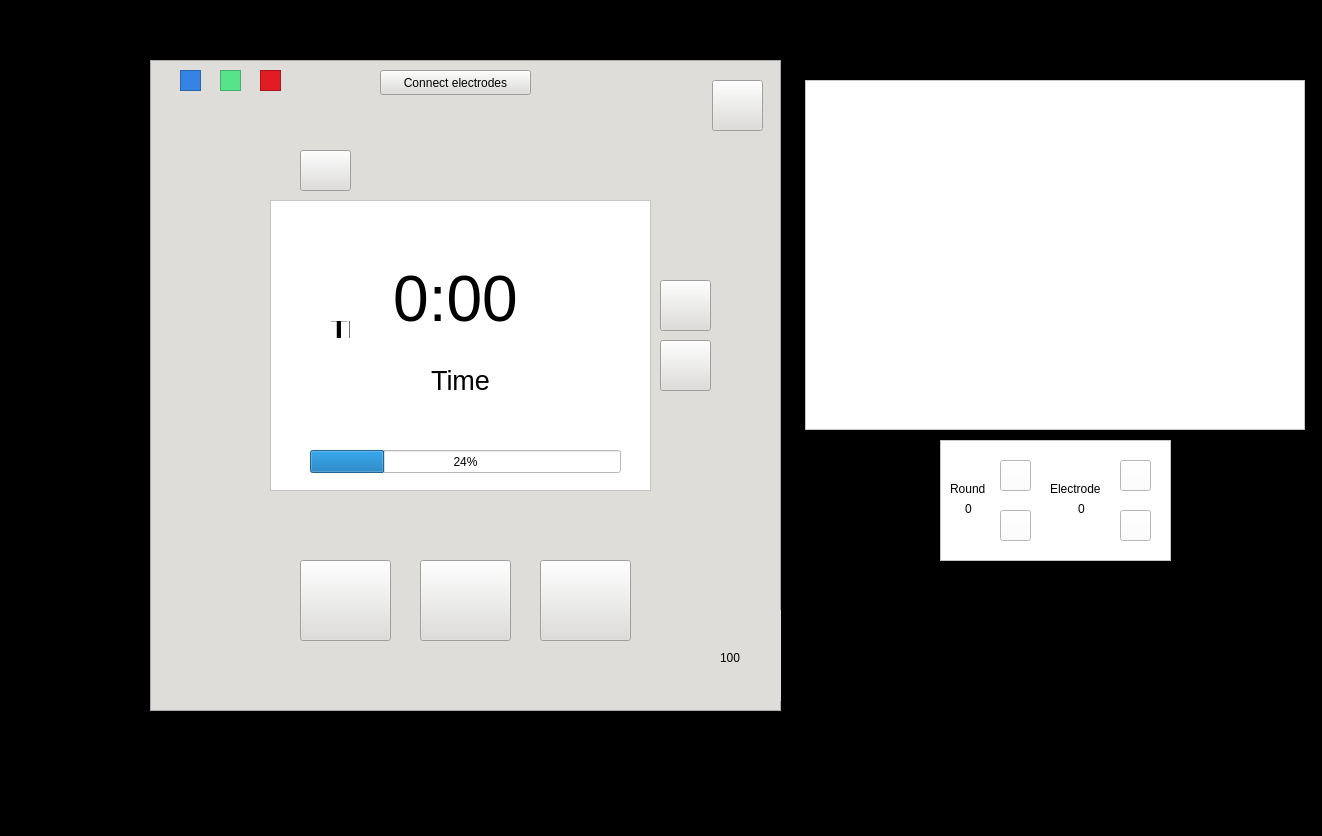
<?xml version="1.0" encoding="UTF-8"?>
<ui version="4.0">
 <class>MainWindow</class>
 <widget class="QMainWindow" name="MainWindow">
  <property name="geometry">
   <rect>
    <x>0</x>
    <y>0</y>
    <width>1322</width>
    <height>836</height>
   </rect>
  </property>
  <property name="windowTitle">
   <string>MainWindow</string>
  </property>
  <property name="styleSheet">
   <string notr="true">background-color: rgb(0, 0, 0);</string>
  </property>
  <widget class="QWidget" name="centralwidget">
   <widget class="QFrame" name="frame">
    <property name="geometry">
     <rect>
      <x>150</x>
      <y>60</y>
      <width>631</width>
      <height>651</height>
     </rect>
    </property>
    <property name="styleSheet">
     <string notr="true">background-color: rgb(222, 221, 218);</string>
    </property>
    <property name="frameShape">
     <enum>QFrame::StyledPanel</enum>
    </property>
    <property name="frameShadow">
     <enum>QFrame::Raised</enum>
    </property>
    <widget class="QFrame" name="frame_2">
     <property name="geometry">
      <rect>
       <x>120</x>
       <y>140</y>
       <width>381</width>
       <height>291</height>
      </rect>
     </property>
     <property name="styleSheet">
      <string notr="true">background-color: rgb(255, 255, 255);</string>
     </property>
     <property name="frameShape">
      <enum>QFrame::StyledPanel</enum>
     </property>
     <property name="frameShadow">
      <enum>QFrame::Raised</enum>
     </property>
     <widget class="QLabel" name="screen_text">
      <property name="geometry">
       <rect>
        <x>60</x>
        <y>10</y>
        <width>261</width>
        <height>171</height>
       </rect>
      </property>
      <property name="text">
       <string>&lt;html&gt;&lt;head/&gt;&lt;body&gt;&lt;p&gt;&lt;span style=&quot; font-size:22pt; font-weight:600;&quot;&gt;NEW SESSION&lt;br/&gt;SESSION LOG&lt;br/&gt;TIME AND DATE&lt;/span&gt;&lt;/p&gt;&lt;/body&gt;&lt;/html&gt;</string>
      </property>
     </widget>
     <widget class="QProgressBar" name="progressBar">
      <property name="enabled">
       <bool>true</bool>
      </property>
      <property name="geometry">
       <rect>
        <x>40</x>
        <y>250</y>
        <width>311</width>
        <height>23</height>
       </rect>
      </property>
      <property name="value">
       <number>24</number>
      </property>
     </widget>
     <widget class="QLabel" name="selection_arrow1">
      <property name="geometry">
       <rect>
        <x>30</x>
        <y>50</y>
        <width>31</width>
        <height>21</height>
       </rect>
      </property>
      <property name="styleSheet">
       <string notr="true">image: url(:/new/resources/Assets/play.png);</string>
      </property>
      <property name="text">
       <string/>
      </property>
     </widget>
     <widget class="QLabel" name="selection_arrow2">
      <property name="enabled">
       <bool>true</bool>
      </property>
      <property name="geometry">
       <rect>
        <x>30</x>
        <y>84</y>
        <width>31</width>
        <height>21</height>
       </rect>
      </property>
      <property name="styleSheet">
       <string notr="true">image: url(:/new/resources/Assets/play.png);</string>
      </property>
      <property name="text">
       <string/>
      </property>
     </widget>
     <widget class="QLabel" name="selection_arrow3">
      <property name="enabled">
       <bool>true</bool>
      </property>
      <property name="geometry">
       <rect>
        <x>30</x>
        <y>117</y>
        <width>31</width>
        <height>21</height>
       </rect>
      </property>
      <property name="styleSheet">
       <string notr="true">image: url(:/new/resources/Assets/play.png);</string>
      </property>
      <property name="text">
       <string/>
      </property>
     </widget>
     <widget class="QLabel" name="timer_label">
      <property name="geometry">
       <rect>
        <x>80</x>
        <y>50</y>
        <width>211</width>
        <height>101</height>
       </rect>
      </property>
      <property name="font">
       <font>
        <pointsize>48</pointsize>
       </font>
      </property>
      <property name="text">
       <string>&lt;html&gt;&lt;head/&gt;&lt;body&gt;&lt;p align=&quot;center&quot;&gt;&lt;span style=&quot; font-size:48pt;&quot;&gt;0:00&lt;/span&gt;&lt;/p&gt;&lt;/body&gt;&lt;/html&gt;</string>
      </property>
      <property name="alignment">
       <set>Qt::AlignCenter</set>
      </property>
     </widget>
     <widget class="QLabel" name="date_label">
      <property name="geometry">
       <rect>
        <x>40</x>
        <y>40</y>
        <width>301</width>
        <height>81</height>
       </rect>
      </property>
      <property name="font">
       <font>
        <pointsize>20</pointsize>
       </font>
      </property>
      <property name="text">
       <string>&lt;html&gt;&lt;head/&gt;&lt;body&gt;&lt;p align=&quot;center&quot;&gt;&lt;span style=&quot; font-size:20pt;&quot;&gt;Date&lt;/span&gt;&lt;/p&gt;&lt;/body&gt;&lt;/html&gt;</string>
      </property>
      <property name="textFormat">
       <enum>Qt::RichText</enum>
      </property>
      <property name="alignment">
       <set>Qt::AlignCenter</set>
      </property>
     </widget>
     <widget class="QLabel" name="time_label">
      <property name="geometry">
       <rect>
        <x>40</x>
        <y>140</y>
        <width>301</width>
        <height>81</height>
       </rect>
      </property>
      <property name="font">
       <font>
        <pointsize>20</pointsize>
       </font>
      </property>
      <property name="text">
       <string>&lt;html&gt;&lt;head/&gt;&lt;body&gt;&lt;p align=&quot;center&quot;&gt;&lt;span style=&quot; font-size:20pt;&quot;&gt;Time&lt;/span&gt;&lt;/p&gt;&lt;/body&gt;&lt;/html&gt;</string>
      </property>
      <property name="textFormat">
       <enum>Qt::RichText</enum>
      </property>
      <property name="alignment">
       <set>Qt::AlignCenter</set>
      </property>
     </widget>
     <zorder>screen_text</zorder>
     <zorder>progressBar</zorder>
     <zorder>selection_arrow1</zorder>
     <zorder>selection_arrow2</zorder>
     <zorder>selection_arrow3</zorder>
     <zorder>date_label</zorder>
     <zorder>time_label</zorder>
     <zorder>timer_label</zorder>
    </widget>
    <widget class="QPushButton" name="menu_button">
     <property name="geometry">
      <rect>
       <x>150</x>
       <y>90</y>
       <width>51</width>
       <height>41</height>
      </rect>
     </property>
     <property name="styleSheet">
      <string notr="true">image: url(:/new/resources/Assets/menu.png);</string>
     </property>
     <property name="text">
      <string/>
     </property>
    </widget>
    <widget class="QFrame" name="light_red">
     <property name="geometry">
      <rect>
       <x>110</x>
       <y>10</y>
       <width>21</width>
       <height>21</height>
      </rect>
     </property>
     <property name="styleSheet">
      <string notr="true">background-color: rgb(224, 27, 36);</string>
     </property>
     <property name="frameShape">
      <enum>QFrame::StyledPanel</enum>
     </property>
     <property name="frameShadow">
      <enum>QFrame::Raised</enum>
     </property>
    </widget>
    <widget class="QFrame" name="light_green">
     <property name="geometry">
      <rect>
       <x>70</x>
       <y>10</y>
       <width>21</width>
       <height>21</height>
      </rect>
     </property>
     <property name="styleSheet">
      <string notr="true">background-color: rgb(87, 227, 137);</string>
     </property>
     <property name="frameShape">
      <enum>QFrame::StyledPanel</enum>
     </property>
     <property name="frameShadow">
      <enum>QFrame::Raised</enum>
     </property>
    </widget>
    <widget class="QFrame" name="light_blue">
     <property name="geometry">
      <rect>
       <x>30</x>
       <y>10</y>
       <width>21</width>
       <height>21</height>
      </rect>
     </property>
     <property name="styleSheet">
      <string notr="true">background-color: rgb(53, 132, 228);</string>
     </property>
     <property name="frameShape">
      <enum>QFrame::StyledPanel</enum>
     </property>
     <property name="frameShadow">
      <enum>QFrame::Raised</enum>
     </property>
    </widget>
    <widget class="QPushButton" name="power_button">
     <property name="geometry">
      <rect>
       <x>562</x>
       <y>20</y>
       <width>51</width>
       <height>51</height>
      </rect>
     </property>
     <property name="styleSheet">
      <string notr="true">image: url(:/new/resources/Assets/power.png);</string>
     </property>
     <property name="text">
      <string/>
     </property>
    </widget>
    <widget class="QPushButton" name="menu_button_up">
     <property name="geometry">
      <rect>
       <x>510</x>
       <y>220</y>
       <width>51</width>
       <height>51</height>
      </rect>
     </property>
     <property name="styleSheet">
      <string notr="true">image: url(:/new/resources/Assets/upArrow.png);</string>
     </property>
     <property name="text">
      <string/>
     </property>
    </widget>
    <widget class="QPushButton" name="menu_button_down">
     <property name="geometry">
      <rect>
       <x>510</x>
       <y>280</y>
       <width>51</width>
       <height>51</height>
      </rect>
     </property>
     <property name="styleSheet">
      <string notr="true">image: url(:/new/resources/Assets/downArrow.png);</string>
     </property>
     <property name="text">
      <string/>
     </property>
    </widget>
    <widget class="QPushButton" name="pause_button">
     <property name="geometry">
      <rect>
       <x>150</x>
       <y>500</y>
       <width>91</width>
       <height>81</height>
      </rect>
     </property>
     <property name="styleSheet">
      <string notr="true">image: url(:/new/resources/Assets/pause.png);</string>
     </property>
     <property name="text">
      <string/>
     </property>
    </widget>
    <widget class="QPushButton" name="start_button">
     <property name="geometry">
      <rect>
       <x>270</x>
       <y>500</y>
       <width>91</width>
       <height>81</height>
      </rect>
     </property>
     <property name="styleSheet">
      <string notr="true">image: url(:/new/resources/Assets/play.png);</string>
     </property>
     <property name="text">
      <string/>
     </property>
    </widget>
    <widget class="QPushButton" name="stop_button">
     <property name="geometry">
      <rect>
       <x>390</x>
       <y>500</y>
       <width>91</width>
       <height>81</height>
      </rect>
     </property>
     <property name="styleSheet">
      <string notr="true">image: url(:/new/resources/Assets/stop.png);</string>
     </property>
     <property name="text">
      <string/>
     </property>
    </widget>
    <widget class="QLabel" name="battery_icon">
     <property name="geometry">
      <rect>
       <x>540</x>
       <y>550</y>
       <width>91</width>
       <height>91</height>
      </rect>
     </property>
     <property name="styleSheet">
      <string notr="true">image: url(:/new/resources/Assets/battery.png);</string>
     </property>
     <property name="text">
      <string/>
     </property>
    </widget>
    <widget class="QLabel" name="battery_percentage_label">
     <property name="geometry">
      <rect>
       <x>570</x>
       <y>590</y>
       <width>31</width>
       <height>16</height>
      </rect>
     </property>
     <property name="text">
      <string>100</string>
     </property>
    </widget>
    <widget class="QPushButton" name="electrodes_button">
     <property name="geometry">
      <rect>
       <x>230</x>
       <y>10</y>
       <width>151</width>
       <height>25</height>
      </rect>
     </property>
     <property name="text">
      <string>Connect electrodes</string>
     </property>
    </widget>
   </widget>
   <widget class="QFrame" name="frame_3">
    <property name="geometry">
     <rect>
      <x>70</x>
      <y>30</y>
      <width>801</width>
      <height>731</height>
     </rect>
    </property>
    <property name="frameShape">
     <enum>QFrame::StyledPanel</enum>
    </property>
    <property name="frameShadow">
     <enum>QFrame::Raised</enum>
    </property>
   </widget>
   <widget class="QGraphicsView" name="graphicsView">
    <property name="geometry">
     <rect>
      <x>805</x>
      <y>80</y>
      <width>500</width>
      <height>350</height>
     </rect>
    </property>
    <property name="styleSheet">
     <string notr="true">background-color: rgb(255, 255, 255);</string>
    </property>
   </widget>
   <widget class="QFrame" name="wave_debug">
    <property name="geometry">
     <rect>
      <x>940</x>
      <y>440</y>
      <width>231</width>
      <height>121</height>
     </rect>
    </property>
    <property name="styleSheet">
     <string notr="true">background-color: rgb(255, 255, 255);</string>
    </property>
    <property name="frameShape">
     <enum>QFrame::StyledPanel</enum>
    </property>
    <property name="frameShadow">
     <enum>QFrame::Raised</enum>
    </property>
    <widget class="QPushButton" name="wave_round_down">
     <property name="geometry">
      <rect>
       <x>60</x>
       <y>70</y>
       <width>31</width>
       <height>31</height>
      </rect>
     </property>
     <property name="styleSheet">
      <string notr="true">background-color: rgb(255, 255, 255);
image: url(:/new/resources/Assets/downArrow.png);</string>
     </property>
     <property name="text">
      <string/>
     </property>
    </widget>
    <widget class="QPushButton" name="wave_round_up">
     <property name="geometry">
      <rect>
       <x>60</x>
       <y>20</y>
       <width>31</width>
       <height>31</height>
      </rect>
     </property>
     <property name="styleSheet">
      <string notr="true">background-color: rgb(255, 255, 255);
image: url(:/new/resources/Assets/upArrow.png);</string>
     </property>
     <property name="text">
      <string/>
     </property>
    </widget>
    <widget class="QPushButton" name="electrode_down">
     <property name="geometry">
      <rect>
       <x>180</x>
       <y>70</y>
       <width>31</width>
       <height>31</height>
      </rect>
     </property>
     <property name="styleSheet">
      <string notr="true">background-color: rgb(255, 255, 255);
image: url(:/new/resources/Assets/downArrow.png);</string>
     </property>
     <property name="text">
      <string/>
     </property>
    </widget>
    <widget class="QPushButton" name="electrode_up">
     <property name="geometry">
      <rect>
       <x>180</x>
       <y>20</y>
       <width>31</width>
       <height>31</height>
      </rect>
     </property>
     <property name="styleSheet">
      <string notr="true">background-color: rgb(255, 255, 255);
image: url(:/new/resources/Assets/upArrow.png);</string>
     </property>
     <property name="text">
      <string/>
     </property>
    </widget>
    <widget class="QLabel" name="label">
     <property name="geometry">
      <rect>
       <x>10</x>
       <y>40</y>
       <width>41</width>
       <height>17</height>
      </rect>
     </property>
     <property name="text">
      <string>Round</string>
     </property>
    </widget>
    <widget class="QLabel" name="label_2">
     <property name="geometry">
      <rect>
       <x>110</x>
       <y>40</y>
       <width>61</width>
       <height>17</height>
      </rect>
     </property>
     <property name="text">
      <string>Electrode</string>
     </property>
    </widget>
    <widget class="QLabel" name="round_number">
     <property name="geometry">
      <rect>
       <x>25</x>
       <y>60</y>
       <width>16</width>
       <height>17</height>
      </rect>
     </property>
     <property name="text">
      <string>0</string>
     </property>
    </widget>
    <widget class="QLabel" name="electrode_number">
     <property name="geometry">
      <rect>
       <x>138</x>
       <y>60</y>
       <width>16</width>
       <height>17</height>
      </rect>
     </property>
     <property name="text">
      <string>0</string>
     </property>
    </widget>
   </widget>
   <zorder>frame_3</zorder>
   <zorder>frame</zorder>
   <zorder>graphicsView</zorder>
   <zorder>wave_debug</zorder>
  </widget>
  <widget class="QMenuBar" name="menubar">
   <property name="geometry">
    <rect>
     <x>0</x>
     <y>0</y>
     <width>1322</width>
     <height>22</height>
    </rect>
   </property>
  </widget>
  <widget class="QStatusBar" name="statusbar"/>
 </widget>
 <resources/>
 <connections/>
</ui>
